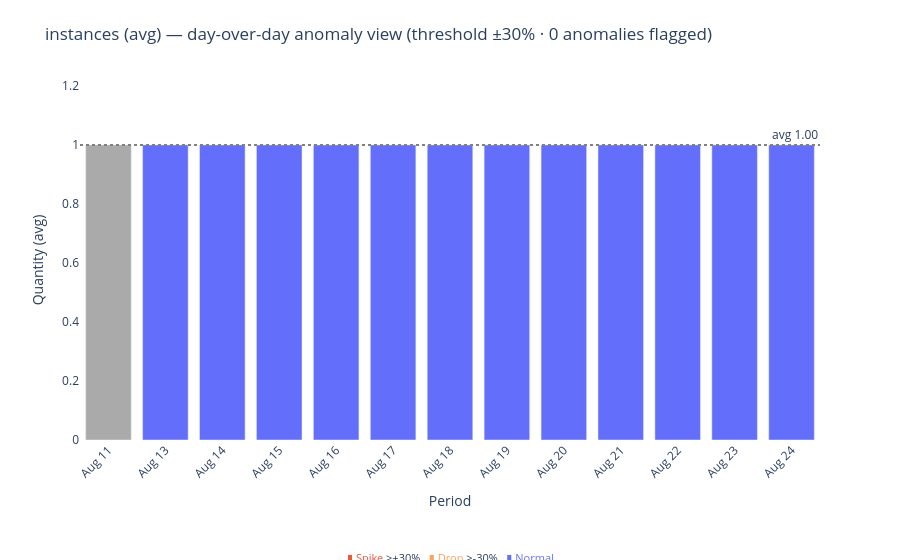

Notebook cell for this chart:
### Markdown cell above
### Chart Guide

**Purpose:** Flags periods with unusually large jumps or drops that warrant investigation
before using the data in a customer-facing report.

**Chart Attributes**

| | |
|---|---|
| **Chart type** | Bar chart with diverging colours |
| **X axis** | Date |
| **Y axis** | Usage quantity |
| **Blue bars** | Normal — change within threshold |
| **Red bars** | Spike — increased by more than the threshold |
| **Orange bars** | Drop — decreased by more than the threshold |
| **Dotted line** | Period average — context for whether current level is high or low |

**Insights:** A single red bar following steady blue bars is an isolated spike worth
investigating. Multiple red/orange bars alternating indicate noisy, volatile data.
> Threshold is `DOD_THRESHOLD_PCT` (default ±30%), configurable in Section 2.
> Showing the first dataset. To show all, change `ds = agg_datasets[0]` to `for ds in agg_datasets:`.

### Code cell
if fig_46b is not None:
    fig_46b.show()

### Figure 1 — Plotly figure (JSON) as saved in the notebook; plotly's stock layout.template omitted (floating-point values rounded to 4 significant figures)
{"data": [{"cliponaxis": false, "customdata": [[NaN], [0.0], [0.0], [0.0], [0.0], [0.0], [0.0], [0.0], [0.0], [0.0], [0.0], [0.0], [0.0]], "hovertemplate": "<b>%{x}</b><br>Value: %{y:.2f}<br>Day-over-day: %{customdata[0]:.1f}%<extra></extra>", "marker": {"color": ["#aaa", "#636EFA", "#636EFA", "#636EFA", "#636EFA", "#636EFA", "#636EFA", "#636EFA", "#636EFA", "#636EFA", "#636EFA", "#636EFA", "#636EFA"]}, "text": ["", "", "", "", "", "", "", "", "", "", "", "", ""], "textfont": {"color": "#333", "size": 11}, "textposition": "outside", "type": "bar", "x": ["Aug 11", "Aug 13", "Aug 14", "Aug 15", "Aug 16", "Aug 17", "Aug 18", "Aug 19", "Aug 20", "Aug 21", "Aug 22", "Aug 23", "Aug 24"], "y": [1, 1, 1, 1, 1, 1, 1, 1, 1, 1, 1, 1, 1]}], "layout": {"annotations": [{"showarrow": false, "text": "avg 1.00", "x": 1, "xanchor": "right", "xref": "x domain", "y": 1, "yanchor": "bottom", "yref": "y"}, {"align": "center", "font": {"size": 11}, "showarrow": false, "text": "<span style='color:#EF553B'>▮ Spike</span> &gt;+30%&nbsp;&nbsp;&nbsp;<span style='color:#FFA15A'>▮ Drop</span> &gt;-30%&nbsp;&nbsp;&nbsp;<span style='color:#636EFA'>▮ Normal</span>", "x": 0.5, "xanchor": "center", "xref": "paper", "y": -0.3, "yanchor": "top", "yref": "paper"}], "margin": {"b": 120, "l": 80, "r": 80, "t": 80}, "plot_bgcolor": "white", "shapes": [{"line": {"color": "gray", "dash": "dot"}, "type": "line", "x0": 0, "x1": 1, "xref": "x domain", "y0": 1, "y1": 1, "yref": "y"}], "showlegend": false, "title": {"text": "instances (avg) — day-over-day anomaly view (threshold ±30% · 0 anomalies flagged)"}, "xaxis": {"tickangle": -45, "tickmode": "linear", "title": {"text": "Period"}}, "yaxis": {"range": [0, 1.22], "title": {"text": "Quantity (avg)"}}}}
